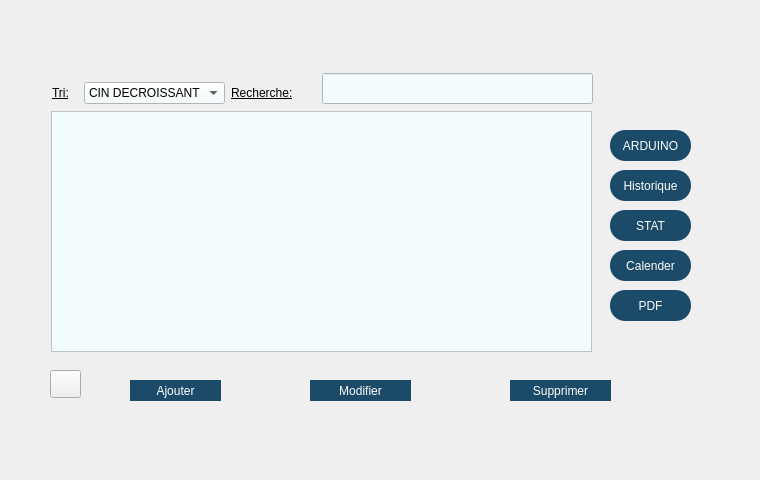
    <widget class="QWidget" name="tab">
     <attribute name="title">
      <string>Gestion Employes</string>
     </attribute>
     <widget class="QPushButton" name="pushButton_ARDUINO">
      <property name="geometry">
       <rect>
        <x>610</x>
        <y>130</y>
        <width>81</width>
        <height>31</height>
       </rect>
      </property>
      <property name="styleSheet">
       <string notr="true">background-color:rgb(27, 75, 104);
color:white;
border-radius:15px;</string>
      </property>
      <property name="text">
       <string>ARDUINO</string>
      </property>
     </widget>
     <widget class="QLabel" name="label_3">
      <property name="geometry">
       <rect>
        <x>52</x>
        <y>82</y>
        <width>26</width>
        <height>21</height>
       </rect>
      </property>
      <property name="styleSheet">
       <string notr="true">font: 75 8pt &quot;MS Shell Dlg 2&quot;;
font: 11pt &quot;MS Shell Dlg 2&quot;;
text-decoration: underline;
font: 10pt &quot;MS Shell Dlg 2&quot;;</string>
      </property>
      <property name="text">
       <string>Tri:</string>
      </property>
     </widget>
     <widget class="QPushButton" name="calender">
      <property name="geometry">
       <rect>
        <x>610</x>
        <y>250</y>
        <width>81</width>
        <height>31</height>
       </rect>
      </property>
      <property name="styleSheet">
       <string notr="true">background-color:rgb(27, 75, 104);
color:white;
border-radius:15px;
</string>
      </property>
      <property name="text">
       <string>Calender</string>
      </property>
     </widget>
     <widget class="QPushButton" name="pushButton_4">
      <property name="geometry">
       <rect>
        <x>50</x>
        <y>370</y>
        <width>31</width>
        <height>28</height>
       </rect>
      </property>
      <property name="text">
       <string/>
      </property>
     </widget>
     <widget class="QLabel" name="label_2">
      <property name="geometry">
       <rect>
        <x>231</x>
        <y>82</y>
        <width>85</width>
        <height>21</height>
       </rect>
      </property>
      <property name="styleSheet">
       <string notr="true">font: 75 8pt &quot;MS Shell Dlg 2&quot;;
text-decoration: underline;
font: 10pt &quot;MS Shell Dlg 2&quot;;</string>
      </property>
      <property name="text">
       <string>Recherche:</string>
      </property>
     </widget>
     <widget class="QTextBrowser" name="textBrowser">
      <property name="geometry">
       <rect>
        <x>250</x>
        <y>207</y>
        <width>151</width>
        <height>111</height>
       </rect>
      </property>
      <property name="styleSheet">
       <string notr="true">
background-color: rgb(243, 251, 255)</string>
      </property>
     </widget>
     <widget class="QLineEdit" name="lineEdit_recherche">
      <property name="geometry">
       <rect>
        <x>322</x>
        <y>73</y>
        <width>271</width>
        <height>31</height>
       </rect>
      </property>
      <property name="styleSheet">
       <string notr="true">background-color: rgb(243, 253, 255);</string>
      </property>
     </widget>
     <widget class="QPushButton" name="pushButton_hist">
      <property name="geometry">
       <rect>
        <x>610</x>
        <y>170</y>
        <width>81</width>
        <height>31</height>
       </rect>
      </property>
      <property name="styleSheet">
       <string notr="true">background-color:rgb(27, 75, 104);
color:white;
border-radius:15px;</string>
      </property>
      <property name="text">
       <string>Historique</string>
      </property>
     </widget>
     <widget class="QPushButton" name="pushButton_2">
      <property name="geometry">
       <rect>
        <x>310</x>
        <y>380</y>
        <width>101</width>
        <height>21</height>
       </rect>
      </property>
      <property name="styleSheet">
       <string notr="true">background-color:rgb(27, 75, 104);
color:white;
border-radius:15px;</string>
      </property>
      <property name="text">
       <string>Modifier</string>
      </property>
     </widget>
     <widget class="QComboBox" name="comboBox">
      <property name="geometry">
       <rect>
        <x>84</x>
        <y>82</y>
        <width>141</width>
        <height>22</height>
       </rect>
      </property>
      <property name="styleSheet">
       <string notr="true">background-color: rgb(243, 253, 255);
</string>
      </property>
      <item>
       <property name="text">
        <string>CIN DECROISSANT</string>
       </property>
      </item>
      <item>
       <property name="text">
        <string>CIN CROISSANT</string>
       </property>
      </item>
     </widget>
     <widget class="QPushButton" name="stat">
      <property name="geometry">
       <rect>
        <x>610</x>
        <y>210</y>
        <width>81</width>
        <height>31</height>
       </rect>
      </property>
      <property name="styleSheet">
       <string notr="true">background-color:rgb(27, 75, 104);
color:white;
border-radius:15px;</string>
      </property>
      <property name="text">
       <string>STAT</string>
      </property>
     </widget>
     <widget class="QPushButton" name="pushButton_5">
      <property name="geometry">
       <rect>
        <x>610</x>
        <y>290</y>
        <width>81</width>
        <height>31</height>
       </rect>
      </property>
      <property name="styleSheet">
       <string notr="true">background-color:rgb(27, 75, 104);
color:white;
border-radius:15px;</string>
      </property>
      <property name="text">
       <string>PDF</string>
      </property>
     </widget>
     <widget class="QTableView" name="tableView">
      <property name="geometry">
       <rect>
        <x>51</x>
        <y>111</y>
        <width>541</width>
        <height>241</height>
       </rect>
      </property>
      <property name="styleSheet">
       <string notr="true">background-color: rgb(243, 253, 255);</string>
      </property>
     </widget>
     <widget class="QPushButton" name="pushButton">
      <property name="geometry">
       <rect>
        <x>130</x>
        <y>380</y>
        <width>91</width>
        <height>21</height>
       </rect>
      </property>
      <property name="styleSheet">
       <string notr="true">background-color:rgb(27, 75, 104);
color:white;
border-radius:15px;</string>
      </property>
      <property name="text">
       <string>Ajouter</string>
      </property>
     </widget>
     <widget class="QPushButton" name="pushButton_3">
      <property name="geometry">
       <rect>
        <x>510</x>
        <y>380</y>
        <width>101</width>
        <height>21</height>
       </rect>
      </property>
      <property name="styleSheet">
       <string notr="true">background-color:rgb(27, 75, 104);
color:white;
border-radius:15px;</string>
      </property>
      <property name="text">
       <string>Supprimer</string>
      </property>
     </widget>
     <widget class="QLabel" name="label">
      <property name="geometry">
       <rect>
        <x>-5</x>
        <y>-10</y>
        <width>751</width>
        <height>471</height>
       </rect>
      </property>
      <property name="text">
       <string/>
      </property>
      <property name="pixmap">
       <pixmap resource="resources.qrc">:/images/icons/main.png</pixmap>
      </property>
     </widget>
     <zorder>textBrowser</zorder>
     <zorder>label</zorder>
     <zorder>pushButton_ARDUINO</zorder>
     <zorder>label_3</zorder>
     <zorder>calender</zorder>
     <zorder>pushButton_4</zorder>
     <zorder>label_2</zorder>
     <zorder>lineEdit_recherche</zorder>
     <zorder>pushButton_hist</zorder>
     <zorder>pushButton_2</zorder>
     <zorder>comboBox</zorder>
     <zorder>stat</zorder>
     <zorder>pushButton_5</zorder>
     <zorder>tableView</zorder>
     <zorder>pushButton</zorder>
     <zorder>pushButton_3</zorder>
    </widget>
